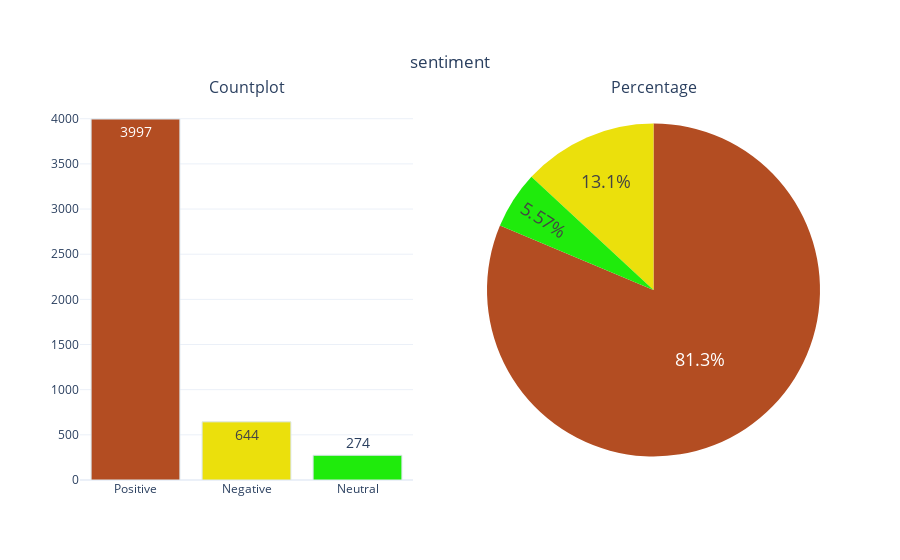

Write notebook code for a chart like this one.
### Code cell
categorical_variable_summary(df, "sentiment")

### Figure 1 — Plotly figure (JSON) as saved in the notebook; plotly's stock layout.template omitted (floating-point values rounded to 4 significant figures)
{"data": [{"marker": {"color": ["#B34D22", "#EBE00C", "#1FEB0C", "#0C92EB", "#EB0CD5"], "line": {"color": "#DBE6EC", "width": 1}}, "name": "sentiment", "showlegend": false, "text": ["3997", "644", "274"], "textfont": {"size": 14}, "textposition": "auto", "type": "bar", "x": ["Positive", "Negative", "Neutral"], "xaxis": "x", "y": [3997, 644, 274], "yaxis": "y"}, {"domain": {"x": [0.55, 1], "y": [0, 1]}, "labels": ["Positive", "Negative", "Neutral"], "marker": {"colors": ["#B34D22", "#EBE00C", "#1FEB0C", "#0C92EB", "#EB0CD5"]}, "name": "sentiment", "showlegend": false, "textfont": {"size": 18}, "textposition": "auto", "type": "pie", "values": [3997, 644, 274]}], "layout": {"annotations": [{"font": {"size": 16}, "showarrow": false, "text": "Countplot", "x": 0.225, "xanchor": "center", "xref": "paper", "y": 1, "yanchor": "bottom", "yref": "paper"}, {"font": {"size": 16}, "showarrow": false, "text": "Percentage", "x": 0.775, "xanchor": "center", "xref": "paper", "y": 1, "yanchor": "bottom", "yref": "paper"}], "autosize": true, "title": {"text": "sentiment", "x": 0.5, "xanchor": "center", "y": 0.9, "yanchor": "top"}, "xaxis": {"anchor": "y", "autorange": true, "domain": [0, 0.45], "range": [-0.5, 2.5], "type": "category"}, "yaxis": {"anchor": "x", "autorange": true, "domain": [0, 1], "range": [0, 4207.0], "type": "linear"}}}
